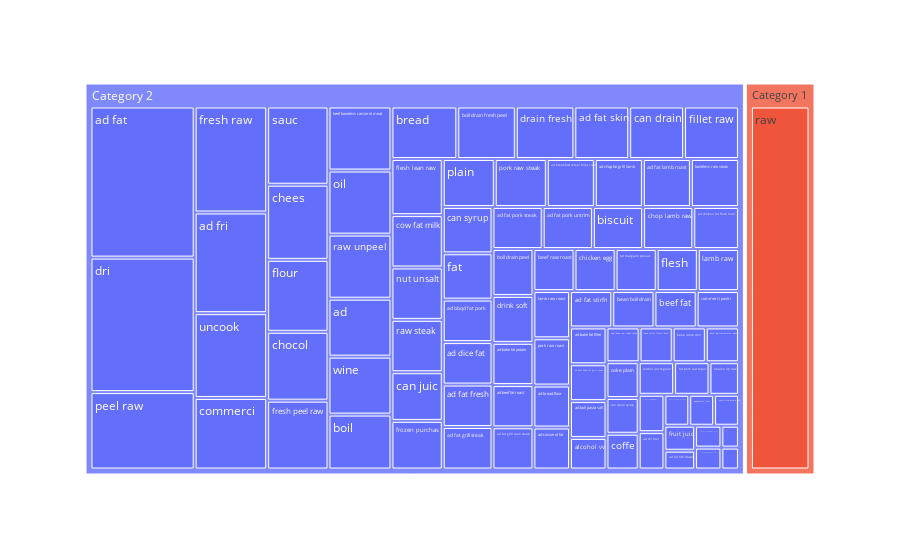

Source (notebook cell):
### Code cell
result_summary = pd.pivot_table(result_labelled, index = ['Label', 'Category'], values = ['Name'], aggfunc = 'count').reset_index().rename(columns = {'Name': 'Count'})

result_treemap = result_summary[(result_summary['Label'] != '') & (result_summary['Count'] >= 1)]

fig = px.treemap(result_treemap, path = ['Category', 'Label'], values = 'Count')
fig.show()

### Figure 1 — Plotly figure (JSON) as saved in the notebook; plotly's stock layout.template omitted (floating-point values rounded to 4 significant figures)
{"data": [{"branchvalues": "total", "domain": {"x": [0, 1], "y": [0, 1]}, "hovertemplate": "labels=%{label}<br>Count=%{value}<br>parent=%{parent}<br>id=%{id}<extra></extra>", "ids": ["Category 2/abalon lip raw", "Category 2/ad", "Category 2/ad bake fat fillet", "Category 2/ad bake fat potato", "Category 2/ad bbqd fat pork", "Category 2/ad beef bone fat grill steak", "Category 2/ad beef fat roast", "Category 2/ad boil pasta salt", "Category 2/ad boneless fat grill semitrim steak", "Category 2/ad bread flour", "Category 2/ad breakfast cereal folat vitamin", "Category 2/ad casserol fat", "Category 2/ad chicken fat flesh lean", "Category 2/ad chop fat grill lamb", "Category 2/ad dice fat", "Category 2/ad dri fruit", "Category 2/ad fat", "Category 2/ad fat fish frozen", "Category 2/ad fat fresh", "Category 2/ad fat grill lean steak", "Category 2/ad fat grill steak", "Category 2/ad fat lamb roast", "Category 2/ad fat pork steak", "Category 2/ad fat pork untrim", "Category 2/ad fat skin", "Category 2/ad fat stirfri", "Category 2/ad fe flour folat jackaroo vitamin", "Category 2/ad fri", "Category 2/alcohol approxim beverag brandi gin rum spirit vodka vv whiski", "Category 2/alcohol vv", "Category 2/approxim blend butter dairi edibl fat mg oil sodium spread", "Category 2/aquacultur trout", "Category 2/bean boil drain", "Category 2/beef bone raw steak tbone", "Category 2/beef boneless casserol meat", "Category 2/beef fat", "Category 2/beef raw roast", "Category 2/biscuit", "Category 2/blend deep fri outlet takeaway", "Category 2/boil", "Category 2/boil drain fresh peel", "Category 2/boil drain peel", "Category 2/bone cutlet french lamb", "Category 2/bone lamb shin", "Category 2/bone leg mutton piec roast", "Category 2/boneless raw steak", "Category 2/bread", "Category 2/cake plain", "Category 2/can drain", "Category 2/can drain syrup", "Category 2/can juic", "Category 2/can syrup", "Category 2/chees", "Category 2/chicken egg", "Category 2/chip crisp potato salt", "Category 2/chocol", "Category 2/chop lamb raw", "Category 2/coffe", "Category 2/commerci", "Category 2/commerci pastri", "Category 2/cordial juic regular", "Category 2/cow fat milk", "Category 2/deep fast food fri oil outlet potato salt", "Category 2/drain fresh", "Category 2/dri", "Category 2/drink soft", "Category 2/fat", "Category 2/fat margarin spread", "Category 2/fat pork raw separ", "Category 2/fillet raw", "Category 2/flesh", "Category 2/flesh lean raw", "Category 2/flour", "Category 2/fresh peel raw", "Category 2/fresh raw", "Category 2/frozen purchas", "Category 2/fruit juic", "Category 2/lamb raw", "Category 2/lamb raw roast", "Category 2/nut unsalt", "Category 2/oil", "Category 2/peel raw", "Category 2/plain", "Category 2/pork raw roast", "Category 2/pork raw steak", "Category 1/raw", "Category 2/raw steak", "Category 2/raw unpeel", "Category 2/sauc", "Category 2/uncook", "Category 2/wine", "Category 1", "Category 2"], "labels": ["abalon lip raw", "ad", "ad bake fat fillet", "ad bake fat potato", "ad bbqd fat pork", "ad beef bone fat grill steak", "ad beef fat roast", "ad boil pasta salt", "ad boneless fat grill semitrim steak", "ad bread flour", "ad breakfast cereal folat vitamin", "ad casserol fat", "ad chicken fat flesh lean", "ad chop fat grill lamb", "ad dice fat", "ad dri fruit", "ad fat", "ad fat fish frozen", "ad fat fresh", "ad fat grill lean steak", "ad fat grill steak", "ad fat lamb roast", "ad fat pork steak", "ad fat pork untrim", "ad fat skin", "ad fat stirfri", "ad fe flour folat jackaroo vitamin", "ad fri", "alcohol approxim beverag brandi gin rum spirit vodka vv whiski", "alcohol vv", "approxim blend butter dairi edibl fat mg oil sodium spread", "aquacultur trout", "bean boil drain", "beef bone raw steak tbone", "beef boneless casserol meat", "beef fat", "beef raw roast", "biscuit", "blend deep fri outlet takeaway", "boil", "boil drain fresh peel", "boil drain peel", "bone cutlet french lamb", "bone lamb shin", "bone leg mutton piec roast", "boneless raw steak", "bread", "cake plain", "can drain", "can drain syrup", "can juic", "can syrup", "chees", "chicken egg", "chip crisp potato salt", "chocol", "chop lamb raw", "coffe", "commerci", "commerci pastri", "cordial juic regular", "cow fat milk", "deep fast food fri oil outlet potato salt", "drain fresh", "dri", "drink soft", "fat", "fat margarin spread", "fat pork raw separ", "fillet raw", "flesh", "flesh lean raw", "flour", "fresh peel raw", "fresh raw", "frozen purchas", "fruit juic", "lamb raw", "lamb raw roast", "nut unsalt", "oil", "peel raw", "plain", "pork raw roast", "pork raw steak", "raw", "raw steak", "raw unpeel", "sauc", "uncook", "wine", "Category 1", "Category 2"], "name": "", "parents": ["Category 2", "Category 2", "Category 2", "Category 2", "Category 2", "Category 2", "Category 2", "Category 2", "Category 2", "Category 2", "Category 2", "Category 2", "Category 2", "Category 2", "Category 2", "Category 2", "Category 2", "Category 2", "Category 2", "Category 2", "Category 2", "Category 2", "Category 2", "Category 2", "Category 2", "Category 2", "Category 2", "Category 2", "Category 2", "Category 2", "Category 2", "Category 2", "Category 2", "Category 2", "Category 2", "Category 2", "Category 2", "Category 2", "Category 2", "Category 2", "Category 2", "Category 2", "Category 2", "Category 2", "Category 2", "Category 2", "Category 2", "Category 2", "Category 2", "Category 2", "Category 2", "Category 2", "Category 2", "Category 2", "Category 2", "Category 2", "Category 2", "Category 2", "Category 2", "Category 2", "Category 2", "Category 2", "Category 2", "Category 2", "Category 2", "Category 2", "Category 2", "Category 2", "Category 2", "Category 2", "Category 2", "Category 2", "Category 2", "Category 2", "Category 2", "Category 2", "Category 2", "Category 2", "Category 2", "Category 2", "Category 2", "Category 2", "Category 2", "Category 2", "Category 2", "Category 1", "Category 2", "Category 2", "Category 2", "Category 2", "Category 2", "", ""], "type": "treemap", "values": [5, 19, 7, 9, 11, 7, 9, 7, 5, 8, 12, 8, 10, 12, 11, 5, 82, 3, 11, 9, 11, 12, 11, 11, 15, 8, 4, 38, 2, 6, 2, 4, 8, 6, 21, 8, 9, 11, 3, 18, 16, 10, 6, 6, 6, 12, 18, 6, 15, 6, 13, 12, 24, 9, 4, 22, 11, 6, 27, 8, 6, 14, 3, 16, 73, 10, 12, 9, 6, 15, 9, 15, 23, 22, 40, 13, 4, 9, 9, 14, 21, 42, 13, 9, 13, 131, 14, 21, 25, 32, 19, 131, 1226]}], "layout": {"legend": {"tracegroupgap": 0}, "margin": {"t": 60}}}
